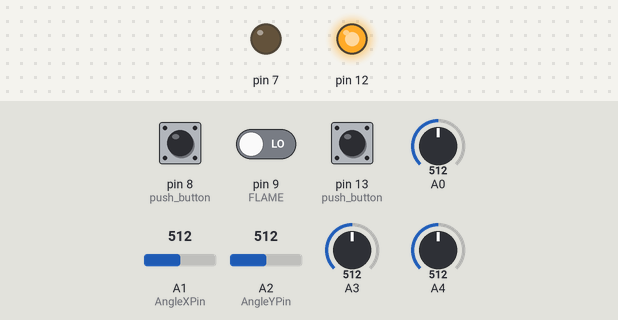
Simulated run of this sketch. Board: Arduino Uno, built with avr-gcc and run on an emulated ATmega328P. Shown: output pins drawn as LEDs (lit = HIGH). The test bench sets the inputs (shaded band); at power-on: pin 8 (push_button) HIGH, pin 13 (push_button) HIGH, pin 9 (FLAME) LOW, A1 (AngleXPin) = 512, A0 = 512, A2 (AngleYPin) = 512, A3 = 512, A4 = 512. What the sketch prints to the serial monitor is not drawn.

Above: at 1.2 s.
1.3 s: pin 8 (push_button) pulled LOW for 0.15 s
At 11.4 s:
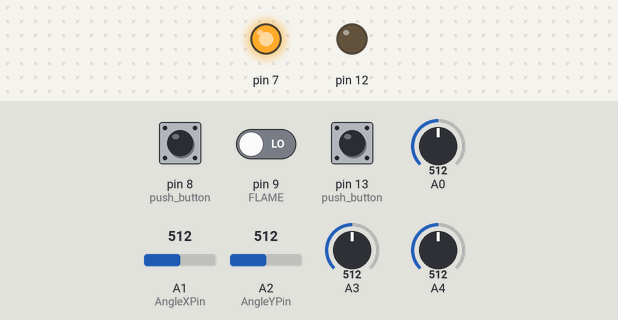
11.7 s: pin 13 (push_button) pulled LOW for 3.2 s
At 13.2 s:
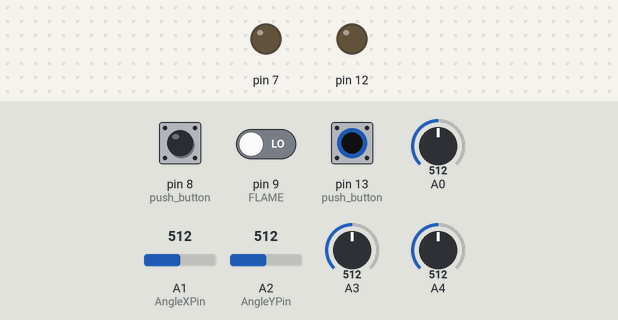
16.4 s: pin 8 (push_button) pulled LOW for 1 s
At 18.7 s:
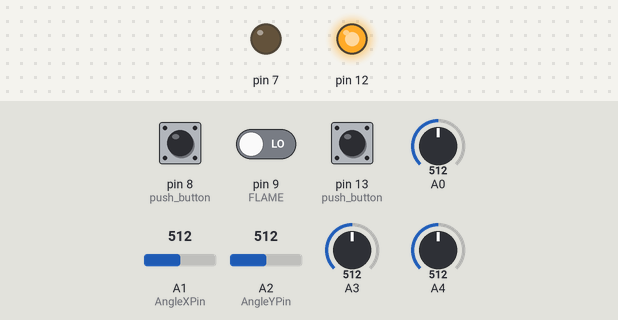
19.0 s: pin 8 (push_button) driven LOW and pin 9 (FLAME) driven LOW
At 19.5 s:
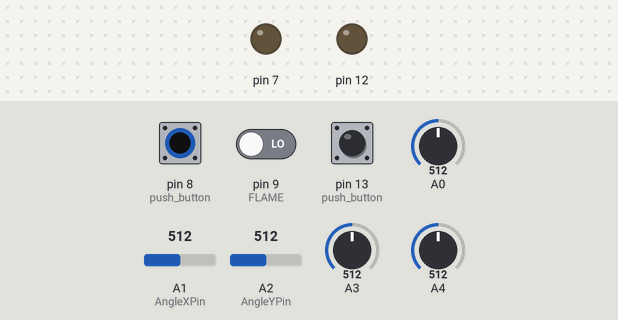
24.1 s: A1 (AngleXPin) set to 293
29.2 s: A1 (AngleXPin) set to 267
Timing chart, 0 to 81.8 s (numbered marks = the images above; inputs shaded):
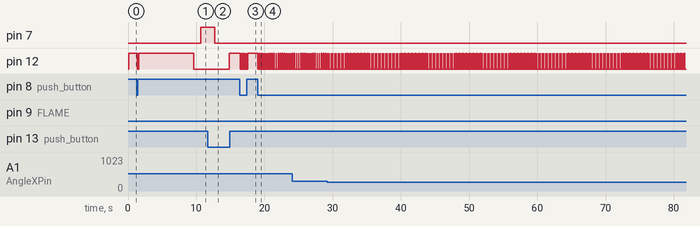

The sketch:

ADS_Uno.ino
```cpp
#define AngleXPin A1 // X pin is connected to A0 pin

#define AngleYPin A2   // Y pin is connected to A1 pin
#define FLAME 9
#include <SoftwareSerial.h>
#include <ArduinoJson.h>

int push_button, push_button2, fire, mq35_sensor, mq135_sensor, gas_status, fire_status, alcohol_status, accident_detectstatus;
double Tiny_latitude;
//Initialise Arduino to NodeMCU (5=Rx & 6=Tx)
SoftwareSerial nodemcu(6, 5);

void setup() {
  pinMode(8, INPUT_PULLUP);//push button
  pinMode(13, INPUT_PULLUP);//push button
  pinMode(FLAME, INPUT);
  pinMode(A3, INPUT);
  pinMode(A4, INPUT);
  pinMode(12, OUTPUT);
  pinMode(7, OUTPUT);
  Serial.begin(9600);
  nodemcu.begin(9600);


}

void loop() {

  digitalWrite(12, LOW);

  ADXl_sensor_and_Piezo_sensor(); //get angle and vibration of the car
  MQ_3_MQ_135_sensor();


}


//get angle and vibration of the car
void ADXl_sensor_and_Piezo_sensor() {
  int AngleXVal = analogRead(AngleXPin); // analog read form x pin
  delay(100);
  int AngleYVal = analogRead(AngleYPin);  // analog read from y pin

  int val = analogRead(A0);
  Serial.print("piezo sensor = ");
  Serial.println(val);


  Serial.print("X = ");
  Serial.print(AngleXVal);
  Serial.print("  ");
  Serial.print("Y = ");
  Serial.print(AngleYVal);
  Serial.println("  ");

  if (AngleXVal <= 230) {
    Serial.println("turened to left");
    Alarm_On();
  }
  if (AngleXVal >=  280) {
    Serial.println("turened to Right");
    Alarm_On();
  }

  if (val >=  70) {
    Serial.println("vibration detected");
    Alarm_On();
  }

  delay(100);

}

void fire_sensor() {
  fire = digitalRead(FLAME);
  //Serial.println(fire);

  if ( fire == HIGH)
  {
    Serial.println("NO Fire");
    fire_status = 0;
  } else {

    Serial.println("Fire! Fire!");
    fire_status = 1;
  }

  delay(1000);


}
void MQ_3_MQ_135_sensor() {
  mq35_sensor = analogRead(A3);
  Serial.print("mq 35 sensor = ");
  Serial.println(mq35_sensor);
  if (mq35_sensor > 140) {
    Serial.println("................... alcohol..........");
    alcohol_status = 1;
  } else {
    alcohol_status = 0;
  }


  mq135_sensor = analogRead(A4);
  Serial.print("mq 135 sensor = ");
  Serial.println(mq135_sensor);
  if (mq135_sensor > 110) {
    Serial.println(".........gas........");
    gas_status = 1;
  } else {
    gas_status = 0;
  }

}

void Alarm_On() {
  unsigned long startCollecting = millis();
  while (millis() - startCollecting < 8000)
  {
    digitalWrite(12, HIGH);
    Serial.println("alarm on");
    push_button = digitalRead(8);
    Serial.println(push_button);
    if (push_button == 0) {
      break;
      digitalWrite(12, LOW);
      ADXl_sensor_and_Piezo_sensor();
    }
  }
  Serial.println("call....");
  digitalWrite(12, LOW);
  if (push_button != 0) {
    fire_sensor();
    MQ_3_MQ_135_sensor();
    accident_detect_warning();
  }

}

void accident_detect_warning() {
  push_button2 = digitalRead(13);
  digitalWrite(7, HIGH);
  while (push_button2 != 0) {

    push_button2 = digitalRead(13);

    if (push_button2 == 0) {
      accident_detectstatus = 0;
      digitalWrite(7, LOW);
    } else {
      accident_detectstatus = 1;
    }
    StaticJsonBuffer<1000> jsonBuffer;
    JsonObject& data = jsonBuffer.createObject();
    //Assign collected data to JSON Object
    data["accident_detect"] = accident_detectstatus;
    data["fire"] = fire_status;
    data["gas"] = gas_status;
    data["alcohol"] = alcohol_status;

    //Send data to NodeMCU
    data.printTo(nodemcu);
    jsonBuffer.clear();


    Serial.println("waning....");
    Serial.println(Tiny_latitude, 6);
    Serial.print("fire....");
    Serial.println(fire_status);
    Serial.print("gas status....");
    Serial.println(gas_status);
    Serial.print("alcohol status....");
    Serial.println(alcohol_status);
    push_button2 = digitalRead(13);


    delay(2000);

  }

}
```

Measured:
- after the input at 1.3 s, pin 7: LOW → HIGH after 9.4 s instead of 7.9 s
- after the input at 11.7 s, pin 7: HIGH → LOW after 1.1 s; pin 12: LOW → HIGH after 3.1 s
- after the input at 16.4 s, pin 12: HIGH → LOW at once, then repeats every 0.30 s: HIGH 0.02 s, LOW 0.02 s, HIGH 0.02 s, LOW 0.24 s, until it stays HIGH from 17.6 s
- after the input at 19.0 s, pin 12: HIGH → LOW at once, then repeats every 0.30 s: HIGH 0.02 s, LOW 0.24 s, HIGH 0.02 s, LOW 0.02 s
